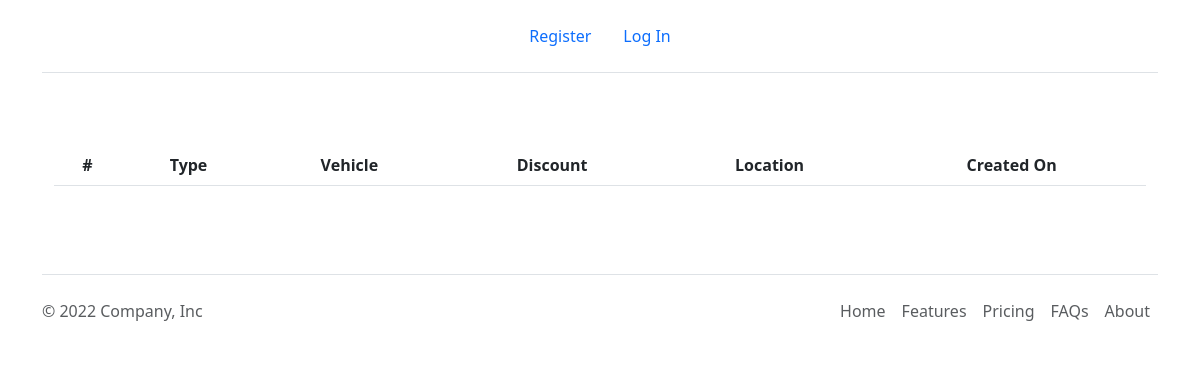
Page /checkInReport on the earlier database version.
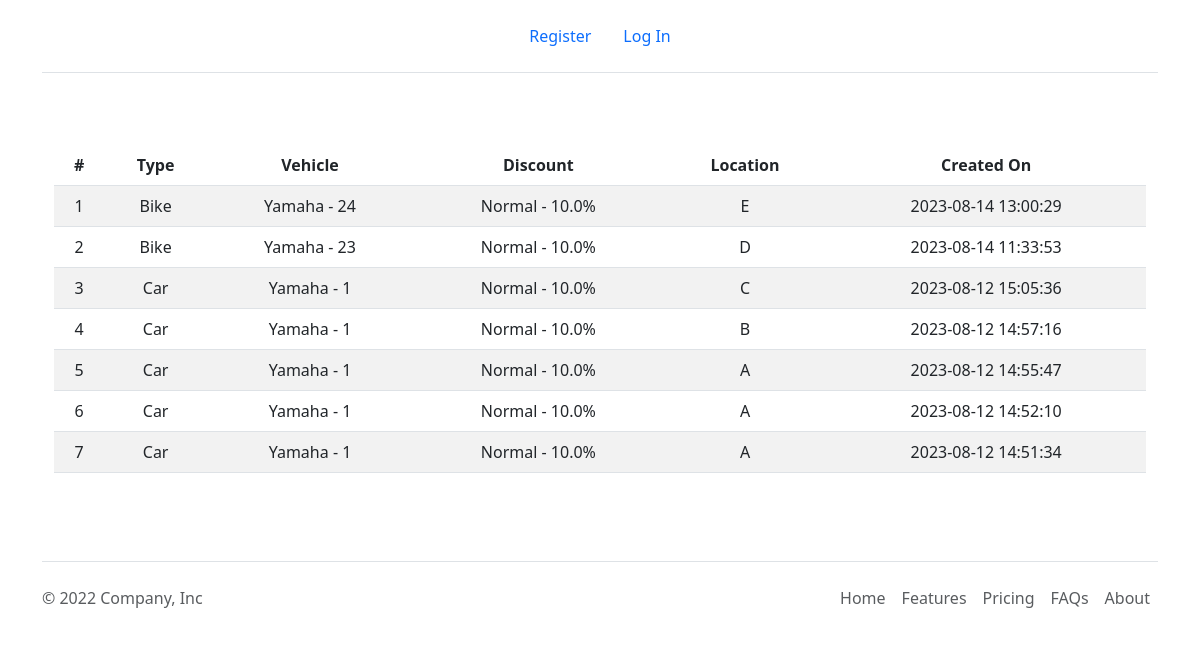
Same page on the later database version.
### app.py (models this page shows)
class CheckIn(db.Model):
    id = db.Column(db.Integer, primary_key=True, autoincrement=True)
    type = db.Column(db.Integer, db.ForeignKey('vehicle_type.id'), nullable=False)
    number = db.Column(db.String, nullable=False)
    creationTime = db.Column(db.DateTime, server_default=db.func.current_timestamp())
    discount = db.Column(db.Integer, db.ForeignKey('discount_card.id'), nullable=False)
    brand = db.Column(db.Integer, db.ForeignKey('brand.id'), nullable=False)

class VehicleType(db.Model):
    id = db.Column(db.Integer, primary_key=True, autoincrement=True)
    type = db.Column(db.String, nullable=False)
    rate = db.Column(db.Integer, nullable= False)

class Brand(db.Model):
    id = db.Column(db.Integer, primary_key=True, autoincrement=True)
    name = db.Column(db.String, nullable=False)
    sorting = db.Column(db.Integer, default=0)

class DiscountCard(db.Model):
    id = db.Column(db.Integer, primary_key=True, autoincrement=True)
    customer = db.Column(db.String, nullable=False)
    percentage = db.Column(db.REAL, nullable=False)

### app.py (the view)
@app.route("/checkInReport")
def checkInReport():
    checkInsQuery = db.session.query(
        CheckIn.number,
        VehicleType.type,
        Brand.name.label('brand'),
        Location.name,
        CheckIn.creationTime,
        DiscountCard.customer,
        DiscountCard.percentage
    ).join(
        VehicleType,
        VehicleType.id == CheckIn.type,
        isouter= True
    ).join(
        Brand,
        Brand.id == CheckIn.brand,
        isouter=True
    ).join(
        Move,
        Move.checkInId == CheckIn.id,
        isouter=True
    ).join(
        Location,
        Location.id == Move.toLocationId,
        isouter= True
    ).join(
        DiscountCard,
        DiscountCard.id == CheckIn.discount,
        isouter= True
    ).order_by(CheckIn.creationTime.desc()).all()
    for row in checkInsQuery:
        property_names = row._fields
        row_data = row._asdict()  # Convert Row to a dictionary
        print(property_names)  # Print the property names for this row
        print(row_data)  # Print the actual row data
    return render_template('checkInReport.html', checkInsQuery = checkInsQuery)

### templates/checkInReport.html (shortened to what this page needs)
{% extends "layout.html" %}
{% block main %}
<table class="table table-striped table-hover">
    <thead>
      <tr>
        <th scope="col">#</th>
        <th scope="col">Type</th>
        <th scope="col">Vehicle</th>
        <th scope="col">Discount</th>
        <th scope="col">Location</th>
        <th scope="col">Created On</th>
      </tr>
    </thead>
    <tbody>
        {% for c in checkInsQuery %}
        <tr>
        <td>{{loop.index}}</td>
        <td>{{c.type}}</td>
        <td>{{c.brand}} - {{c.number}}</td>
        <td>{{c.customer}} - {{c.percentage | string}}%</td>
        <td>{{c.name}}</td>
        <td>{{c.creationTime}}</td>
        </tr>
        {% endfor %}
    </tbody>
  </table>
{% endblock %}

### templates/layout.html (shortened to what this page needs)
<!DOCTYPE html>
<html>
<head>
    <link rel="stylesheet" href="{{ url_for('static', filename='bootstrap-5.3.1-dist/css/bootstrap.min.css') }}">
</head>
<body>
  <div class="container">
        <header class="d-flex flex-wrap justify-content-center py-3 mb-4 border-bottom">
        {% if session["user_id"]%}
          <ul class="nav nav-pills">
            <li class="nav-item"><a href="/" class="nav-link active" aria-current="page">Home</a></li>
            <li class="nav-item"><a href="/checkInReport" class="nav-link">Check In Report</a></li>
            <li class="nav-item"><a href="#" class="nav-link">Pricing</a></li>
            <li class="nav-item"><a href="#" class="nav-link">FAQs</a></li>
            <li class="nav-item"><a href="#" class="nav-link">About</a></li>
            <li class="nav-item"><a class="nav-link" href="/logout">Log Out</a></li>
          </ul>
          {% else %}
          <ul class="nav nav-pills">
            <li class="nav-item"><a href="/register" class="nav-link " aria-current="page">Register</a></li>
            <li class="nav-item"><a href="/login" class="nav-link " aria-current="page">Log In </a></li>
            </ul>
          {% endif %}
        </header>
      <main class="container-fluid py-5 text-center">
        {% block main %}{% endblock %}
    </main>
  </div>
  <div class="container">
    <footer class="d-flex flex-wrap justify-content-between align-items-center py-3 my-4 border-top">
      <p class="col-md-4 mb-0 text-muted">© 2022 Company, Inc</p>
      <a href="/" class="col-md-4 d-flex align-items-center justify-content-center mb-3 mb-md-0 me-md-auto link-dark text-decoration-none">
        <svg class="bi me-2" width="40" height="32"><use xlink:href="#bootstrap"></use></svg>
      </a>
      <ul class="nav col-md-4 justify-content-end">
        <li class="nav-item"><a href="#" class="nav-link px-2 text-muted">Home</a></li>
        <li class="nav-item"><a href="#" class="nav-link px-2 text-muted">Features</a></li>
        <li class="nav-item"><a href="#" class="nav-link px-2 text-muted">Pricing</a></li>
        <li class="nav-item"><a href="#" class="nav-link px-2 text-muted">FAQs</a></li>
        <li class="nav-item"><a href="#" class="nav-link px-2 text-muted">About</a></li>
      </ul>
    </footer>
  </div>
</body>
</html>

Differences in the rows shown:
added CheckIn: type "Bike", brand "Yamaha", number "24", customer "Normal", percentage "10.0", name "E", creationTime "2023-08-14 13:00:29"
added CheckIn: type "Bike", brand "Yamaha", number "23", customer "Normal", percentage "10.0", name "D", creationTime "2023-08-14 11:33:53"
added CheckIn: type "Car", brand "Yamaha", number "1", customer "Normal", percentage "10.0", name "C", creationTime "2023-08-12 15:05:36"
added CheckIn: type "Car", brand "Yamaha", number "1", customer "Normal", percentage "10.0", name "B", creationTime "2023-08-12 14:57:16"
added CheckIn: type "Car", brand "Yamaha", number "1", customer "Normal", percentage "10.0", name "A", creationTime "2023-08-12 14:55:47"
added CheckIn: type "Car", brand "Yamaha", number "1", customer "Normal", percentage "10.0", name "A", creationTime "2023-08-12 14:52:10"
added CheckIn: type "Car", brand "Yamaha", number "1", customer "Normal", percentage "10.0", name "A", creationTime "2023-08-12 14:51:34"
